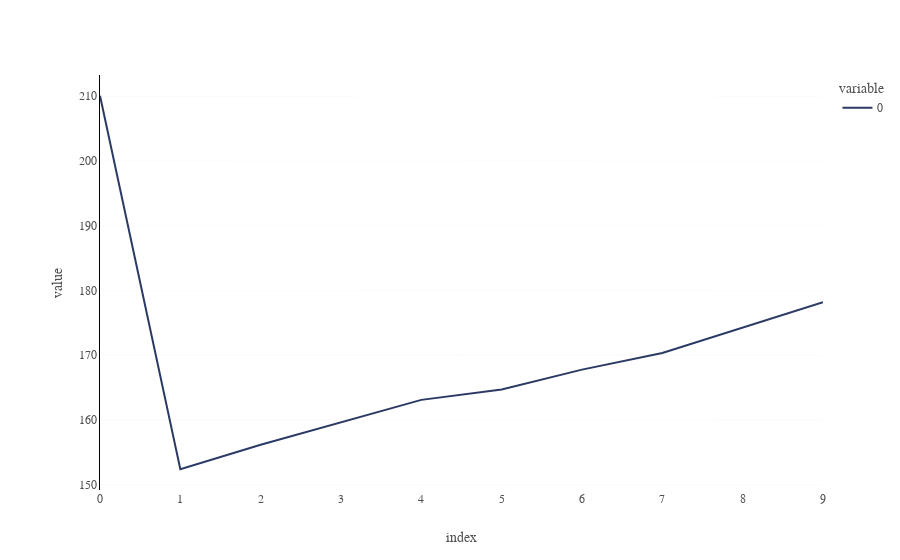

Notebook cell for this chart:
### Markdown cell above
## Comparing different models
We ran the model with one lagged parameter. But how does our model compare to one with a different order? We can use the Akaike Information Criterion (AIC) and the Bayesian Information Criterion (BIC) to compare goodness of fit for different orders.

### Code cell
# Initialize an empty array
bic = []

# Loop through a range of AR models and get the BIC
for i in range(0,10):
    mod = ARIMA(gme_recent["Close"], order = (i,0,0))
    res = mod.fit()
    bic.append(res.bic)
    
# Plot the BIC
fig = px.line(bic, template = "dc")
fig.update_yaxes(rangemode = "normal")

fig.show()

### Figure 1 — Plotly figure (JSON) as saved in the notebook; plotly's stock layout.template omitted (floating-point values rounded to 4 significant figures)
{"data": [{"hovertemplate": "variable=0<br>index=%{x}<br>value=%{y}<extra></extra>", "legendgroup": "0", "line": {"color": "#2B3A64", "dash": "solid"}, "marker": {"symbol": "circle"}, "mode": "lines", "name": "0", "orientation": "v", "showlegend": true, "x": [0, 1, 2, 3, 4, 5, 6, 7, 8, 9], "xaxis": "x", "y": [210.0, 152.4, 156.2, 159.7, 163.1, 164.7, 167.8, 170.3, 174.3, 178.2], "yaxis": "y", "type": "scatter"}], "layout": {"xaxis": {"anchor": "y", "domain": [0, 1], "title": {"text": "index"}}, "yaxis": {"anchor": "x", "domain": [0, 1], "title": {"text": "value"}, "rangemode": "normal"}, "legend": {"title": {"text": "variable"}, "tracegroupgap": 0}}}
